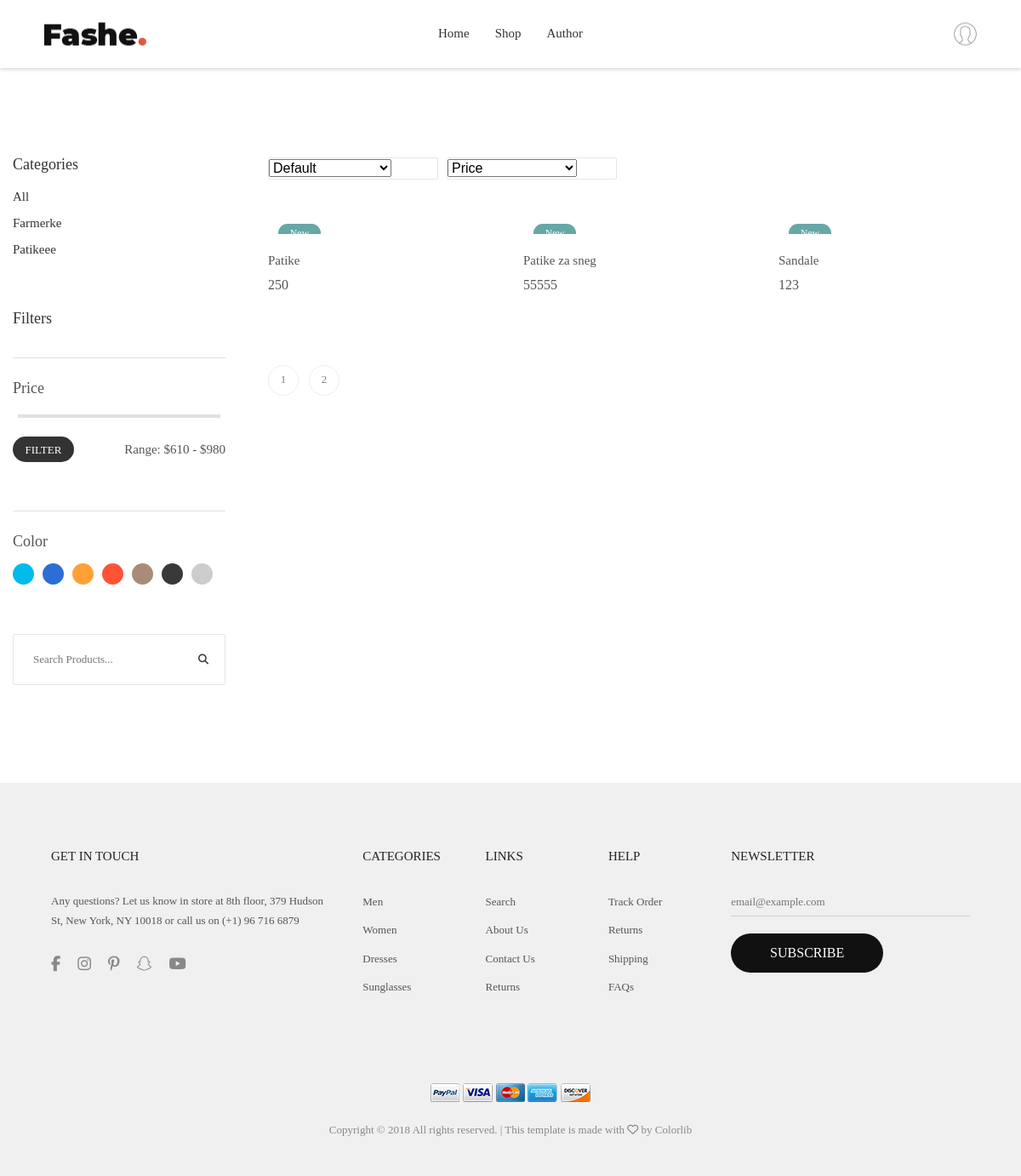
/index.php?page=shop (signed in), run on the app's committed database.
### tables this page shows
CREATE TABLE `menu` (
  `id` int(11) NOT NULL,
  `name` text NOT NULL,
  `href` varchar(255) NOT NULL
);

CREATE TABLE `categories` (
  `id` int(11) NOT NULL,
  `category_name` text NOT NULL
);

CREATE TABLE `pictures` (
  `id` int(11) NOT NULL,
  `src` varchar(255) NOT NULL,
  `alt` varchar(255) NOT NULL,
  `product_id` int(11) NOT NULL
);

CREATE TABLE `products` (
  `id` int(11) NOT NULL,
  `product_name` text NOT NULL,
  `price` double NOT NULL,
  `description` text NOT NULL,
  `category_id` int(11) NOT NULL,
  `date` date NOT NULL
);

### config/connection.php (called while the page is built, shortened)
<?php
try {
    $conn = new PDO("mysql:host=".SERVER.";dbname=".DATABASE.";charset=utf8", USERNAME, PASSWORD);
    $conn->setAttribute(PDO::ATTR_DEFAULT_FETCH_MODE, PDO::FETCH_OBJ);
    $conn->setAttribute(PDO::ATTR_ERRMODE, PDO::ERRMODE_EXCEPTION);
}
catch(PDOPDOException $ex){
    echo $ex->getMessage();
}
function executeQuery($query){
    global $conn;
    return $conn->query($query)->fetchAll();
}
function executeQueryOneRow($query){
    global $conn;
    return $conn->query($query)->fetch();
}

### models/menu/menu_functions.php (called while the page is built)
<?php
    function getMenu()
    {
        try{
        return executeQuery("SELECT * FROM menu");
        }
        catch(PDOException $e){
            handle($e->getMessage());
        }
    }
?>

### models/categories/category_functions.php (called while the page is built)
<?php
    function allCategories(){
        try{
        return executeQuery("SELECT * FROM categories");
        }
        catch(PDOException $e){
            handle($e->getMessage());
        }
    }
?>

### models/products/product_functions.php (called while the page is built, shortened)
<?php
    function getProductsWithPicture($limit=0)
    {
        try{
        global $conn;
        $select = $conn->prepare("SELECT * FROM products p INNER JOIN pictures i ON p.id=i.product_id LIMIT :limit, :offset");
        $limit = ((int) $limit)* PRODUCT_ONPAGE;
        $select->bindParam(":limit",$limit,PDO::PARAM_INT);
        $number = PRODUCT_ONPAGE;
        $select->bindParam(":offset",$number,PDO::PARAM_INT);
        $select->execute();
        $products = $select->fetchAll();
        return $products;
        }
        catch(PDOException $e){
            handle($e->getMessage());
        }
    }
    function getNumOfProducts()
    {
        try{
        return executeQueryOneRow("SELECT COUNT(*) AS num FROM products");
        }
        catch(PDOException $e){
            handle($e->getMessage());
        }
    }
    function getPaginationCount()
    {
        try{
        $number = getNumOfProducts();
        $numberOfProducts = $number->num;
        return ceil($numberOfProducts /  PRODUCT_ONPAGE);
        }
        catch(PDOException $e){
            handle($e->getMessage());
        }
    }
?>

### pages/views/products.php (the view, shortened to what this page needs)
<section class="bgwhite p-t-55 p-b-65">
		<div class="container">
			<div class="row">
				<div class="col-sm-6 col-md-4 col-lg-3 p-b-50">
					<div class="leftbar p-r-20 p-r-0-sm">
						<h4 class="m-text14 p-b-7">
							Categories
						</h4>
						<ul class="p-b-54" id="kategorije">
						<li class="p-t-4">
								<a href="index.php?page=shop" class="s-text13 active1">
									All
								</a>
							</li>
						<?php
							require_once "models/categories/category_functions.php";
							$categories = allCategories();
							foreach($categories as $category):
						?>
							<li class="p-t-4 category" data-id="<?=$category->id?>">
								<a href="#" class="s-text13 active1" >
									<?=$category->category_name ?>
								</a>
							</li>
							<?php
							endforeach;
							?>
						</ul>
						<h4 class="m-text14 p-b-32">
							Filters
						</h4>
						<div class="filter-price p-t-22 p-b-50 bo3">
							<div class="m-text15 p-b-17">
								Price
							</div>
							<div class="wra-filter-bar">
								<div id="filter-bar"></div>
							</div>
							<div class="flex-sb-m flex-w p-t-16">
								<div class="w-size11">
									<button class="flex-c-m size4 bg7 bo-rad-15 hov1 s-text14 trans-0-4">
										Filter
									</button>
								</div>
								<div class="s-text3 p-t-10 p-b-10">
									Range: $<span id="value-lower">610</span> - $<span id="value-upper">980</span>
								</div>
							</div>
						</div>
						<div class="filter-color p-t-22 p-b-50 bo3">
							<div class="m-text15 p-b-12">
								Color
							</div>
							<ul class="flex-w">
								<li class="m-r-10">
									<label class="color-filter color-filter1" for="color-filter1"></label>
								</li>
								<li class="m-r-10">
									<label class="color-filter color-filter2" for="color-filter2"></label>
								</li>
								<li class="m-r-10">
									<label class="color-filter color-filter3" for="color-filter3"></label>
								</li>
								<li class="m-r-10">
									<label class="color-filter color-filter4" for="color-filter4"></label>
								</li>
								<li class="m-r-10">
									<label class="color-filter color-filter5" for="color-filter5"></label>
								</li>
								<li class="m-r-10">
									<label class="color-filter color-filter6" for="color-filter6"></label>
								</li>
								<li class="m-r-10">
									<label class="color-filter color-filter7" for="color-filter7"></label>
								</li>
							</ul>
						</div>
						<div class="search-product pos-relative bo4 of-hidden">
							<input class="s-text7 size6 p-l-23 p-r-50" type="text" name="search-product" placeholder="Search Products...">
							<button class="flex-c-m size5 ab-r-m color2 color0-hov trans-0-4">
								<i class="fs-12 fa fa-search" aria-hidden="true"></i>
							</button>
						</div>
					</div>
				</div>
				<div class="col-sm-6 col-md-8 col-lg-9 p-b-50">
					<div class="flex-sb-m flex-w p-b-35">
						<div class="flex-w">
							<div class="rs2-select2 bo4 of-hidden w-size12 m-t-5 m-b-5 m-r-10">
								<select class="selection-2" name="sorting" id="sort">
									<option value="default">Default</option>
								</select>
							</div>
							<div class="rs2-select2 bo4 of-hidden w-size12 m-t-5 m-b-5 m-r-10">
								<select class="selection-2" name="sorting">
									<option>Price</option>
								</select>
							</div>
						</div>
					</div>
					<div class="row" id="products">
					<?php
						include "models/products/product_functions.php";
						$limit =  isset($_GET['limit'])? $_GET['limit'] : 0;
                 		$products = getProductsWithPicture($limit);
						foreach($products as $product):
					?>
						<div class="col-sm-12 col-md-6 col-lg-4 p-b-50">
							<div class="block2">
								<div class="block2-img wrap-pic-w of-hidden pos-relative block2-labelnew">
								</div>
								<div class="block2-txt p-t-20">
									<a href="index.php?page=product&id=<?=$product->product_id?>" class="block2-name dis-block s-text3 p-b-5">
										<?= $product->product_name ?>
									</a>
									<span class="block2-price m-text6 p-r-5">
										<?=$product->price?>
									</span>
								</div>
							</div>
						</div>
						<?php endforeach; ?>
					</div>
					<div id="pagination" class="pagination flex-m flex-w p-t-26">
					<?php
						$number_of_products = getPaginationCount();
						for($i=0; $i<$number_of_products; $i++):
					?>
						<a href="#" class="item-pagination flex-c-m trans-0-4 pag" data-limit="<?=$i ?>"><?=$i+1?></a>
						<?php endfor; ?>
					</div>
				</div>
			</div>
		</div>
	</section>

### pages/components/header.php (shortened to what this page needs)
<header class="header1">
		<div class="container-menu-header">
			<div class="wrap_header">
				<a href="index.php" class="logo">
					<img src="assets/images/icons/logo.png" alt="IMG-LOGO">
				</a>
				<div class="wrap_menu">
					<nav class="menu">
						<ul class="main_menu">
						<?php
							require_once "models/menu/menu_functions.php";
							$menu = getMenu();
							foreach($menu as $m):
						?>
							<li>
								<a href="<?=$m->href ?>"><?=$m->name ?></a>
							</li>
							<?php endforeach; ?>
						</ul>
					</nav>
				</div>
				<div class="header-icons">
					<?php
						if(isset($_SESSION['user'])){
							echo '<a href="models/auth/logout.php" class="header-wrapicon1 dis-block">
							<img src="assets/images/icons/icon-header-01.png" class="header-icon1" alt="ICON">
						</a>';
						}
						else
						{
							echo '<a href="index.php?page=login" class="header-wrapicon1 dis-block">
							<img src="assets/images/icons/icon-header-01.png" class="header-icon1" alt="ICON">
						</a>';
						}
					?>
				</div>
			</div>
		</div>
	</header>

### assets/css/main.css (style rules this page uses)
* { margin: 0px; padding: 0px; box-sizing: border-box; }
body, html { height: 100%; font-family: Montserrat-Regular, sans-serif; font-weight: 400; }
a { font-family: Montserrat-Regular; font-weight: 400; font-size: 15px; line-height: 1.7; color: #666666; margin: 0px; transition: all 0.4s; -webkit-transition: all 0.4s; -o-transition: all 0.4s; -moz-transition: all 0.4s; }
h1,h2,h3,h4,h5,h6 { margin: 0px; }
ul, li { margin: 0px; list-style-type: none; }
input { outline: none; border: none !important; }
button { outline: none !important; border: none; background: transparent; }
.container { max-width: 1200px; }
.header1 { height: 125px; -webkit-transition: all 0.3s; -o-transition: all 0.3s; -moz-transition: all 0.3s; transition: all 0.3s; }
.container-menu-header { width: 100%; top: 0; left: 0; position: fixed; z-index: 1100; box-shadow: 0 1px 5px 0px rgba(0,0,0,0.2); -moz-box-shadow: 0 1px 5px 0px rgba(0,0,0,0.2); -webkit-box-shadow: 0 1px 5px 0px rgba(0,0,0,0.2); -o-box-shadow: 0 1px 5px 0px rgba(0,0,0,0.2); -ms-box-shadow: 0 1px 5px 0px rgba(0,0,0,0.2); }
.wrap_header { display: -webkit-box; display: -webkit-flex; display: -moz-box; display: -ms-flexbox; display: flex; flex-wrap: wrap; width: 100%; height: 80px; background-color: white; justify-content: center; align-items: center; position: relative; -webkit-transition: all 0.3s; -o-transition: all 0.3s; -moz-transition: all 0.3s; transition: all 0.3s; }
.logo { display: block; position: absolute; left: 52px; top: 50%; -webkit-transform: translateY(-50%); -moz-transform: translateY(-50%); -ms-transform: translateY(-50%); -o-transform: translateY(-50%); transform: translateY(-50%); }
.logo img { max-height: 27px; }
.main_menu { list-style-type: none; margin: 0px; display: -webkit-box; display: -webkit-flex; display: -moz-box; display: -ms-flexbox; display: flex; flex-wrap: wrap; align-items: center; justify-content: center; }
.main_menu > li { display: block; position: relative; padding-top: 20px; padding-bottom: 20px; padding-left: 15px; padding-right: 15px; }
.main_menu > li > a { font-family: Montserrat-Regular; font-size: 15px; color: #333333; padding: 0; border-bottom: 1px solid transparent; }
.main_menu li { position: relative; }
.header-icons { display: -webkit-box; display: -webkit-flex; display: -moz-box; display: -ms-flexbox; display: flex; align-items: center; position: absolute; right: 52px; top: 50%; -webkit-transform: translateY(-50%); -moz-transform: translateY(-50%); -ms-transform: translateY(-50%); -o-transform: translateY(-50%); transform: translateY(-50%); }
.header-wrapicon1, .header-wrapicon2 { height: 27px; position: relative; }
.header-wrapicon1 img, .header-wrapicon2 img { height: 100%; }
.block2-labelsale::before, .block2-labelnew::before { z-index: 100; font-family: Montserrat-Regular; font-size: 12px; color: white; display: -webkit-box; display: -webkit-flex; display: -moz-box; display: -ms-flexbox; display: flex; justify-content: center; align-items: center; width: 50px; height: 22px; border-radius: 11px; position: absolute; top: 12px; left: 12px; }
.block2-labelnew::before { background-color: #66a8a6; content: 'New'; }
.leftbar #filter-bar { margin-right: 6px; margin-left: 6px; height: 4px; border: none; background-color: #e1e1e1; }
.color-filter1 { background-color: #00bbec; }
.color-filter2 { background-color: #2c6ed5; }
.color-filter3 { background-color: #ffa037; }
.color-filter4 { background-color: #ff5337; }
.color-filter5 { background-color: #a88c77; }
.color-filter6 { background-color: #393939; }
.color-filter7 { background-color: #cccccc; }
.color-filter { display:block; width:25px; height:25px; cursor:pointer; border-radius: 50%; }
.pagination { margin-right: -6px; margin-left: -6px; }
.item-pagination { font-family: Montserrat-Regular; font-size: 13px; color: #808080; width: 36px; height: 36px; border-radius: 50%; border: 1px solid #eeeeee; margin: 6px; }
body { padding-right: 0px !important; }

### data on the page
menu: name "Home"
menu: name "Shop"
menu: name "Author"
categories: category_name "Farmerke"
categories: category_name "Patikeee"
pictures: product.product_name "Patike", product.price "250"
pictures: product.product_name "Patike za sneg", product.price "55555"
pictures: product.product_name "Sandale", product.price "123"
